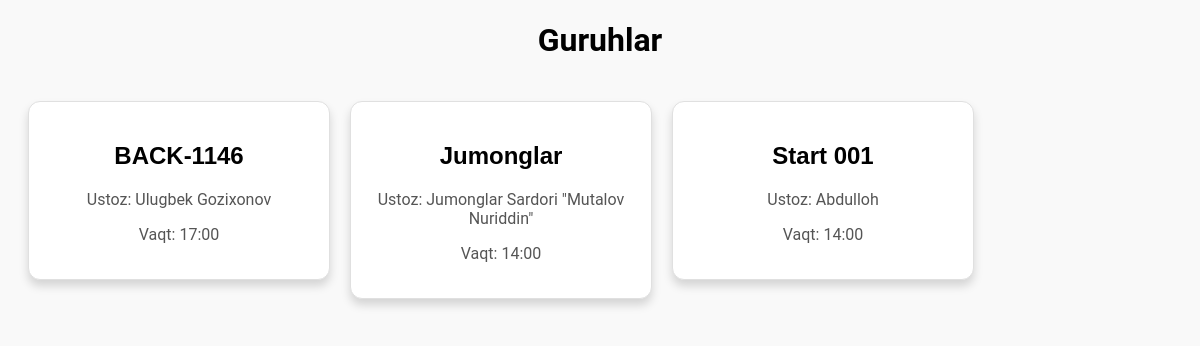
The app's page /dashboard/, older data.
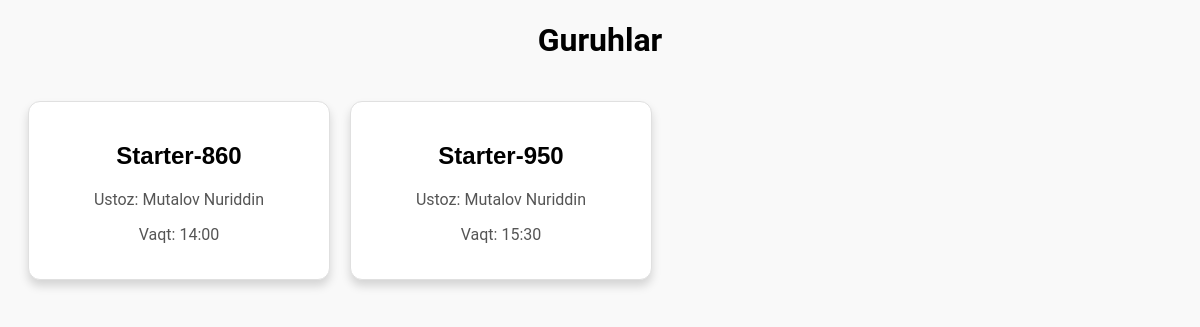
The same page, newer data.
### accounts/models.py (models this page shows, shortened)
class Group(models.Model):
    name = models.CharField(max_length=100)
    time = models.CharField(max_length=30)
    teacher = models.CharField(max_length=100)

### accounts/views.py (the view)
# urls.py: path('dashboard/', group_list, name='group_list'),
def group_list(request):
    groups = Group.objects.all()  # Barcha guruhlarni olish
    return render(request, 'group_dashboard.html', {'groups': groups})

### templates/group_dashboard.html (shortened to what this page needs)
{% load static %}
<!DOCTYPE html>
<html lang="en">
<head>
</head>
<body>
    <h1 style="font-family: 'Roboto', sans-serif; text-align: center;">Guruhlar</h1>
    <div class="card-container">
        {% for group in groups %}
        <a href="{% url 'group_students' group.id %}">
        <div class="card">
            <h2>{{ group.name }}</h2>
            <p>Ustoz: {{ group.teacher }}</p>
            <p>Vaqt: {{ group.time }}</p>
            </div>
        </a>
        {% endfor %}
    </div>
</body>

Row changes from the older to the newer data that the page shows:
removed Group: name "BACK-1146", teacher "Ulugbek Gozixonov", time "17:00"
removed Group: name "Jumonglar", teacher "Jumonglar Sardori \"Mutalov Nuriddin\"", time "14:00"
removed Group: name "Start 001", teacher "Abdulloh", time "14:00"
added Group: name "Starter-860", teacher "Mutalov Nuriddin", time "14:00"
added Group: name "Starter-950", teacher "Mutalov Nuriddin", time "15:30"
